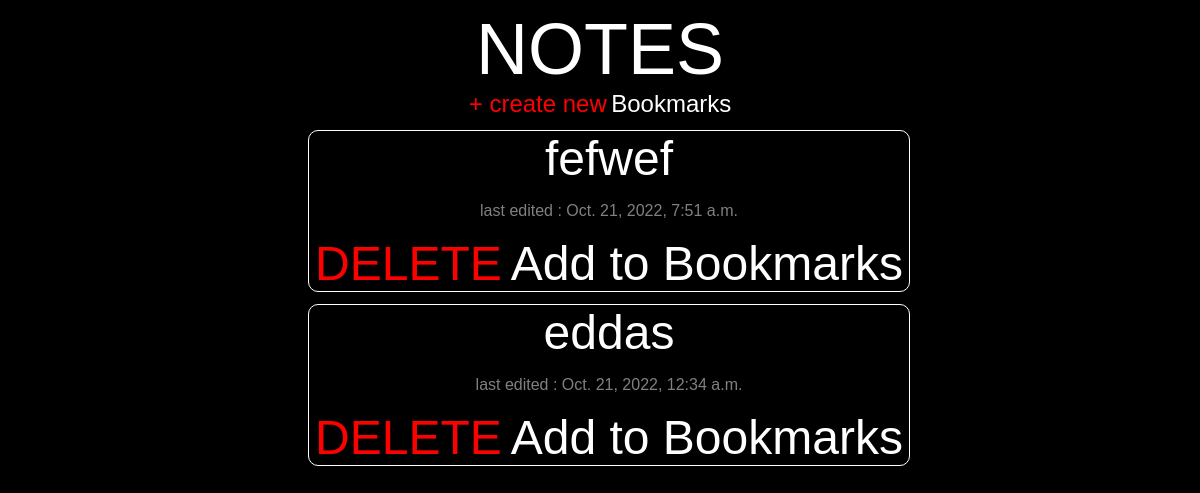
/, run on an earlier commit of the app's database.
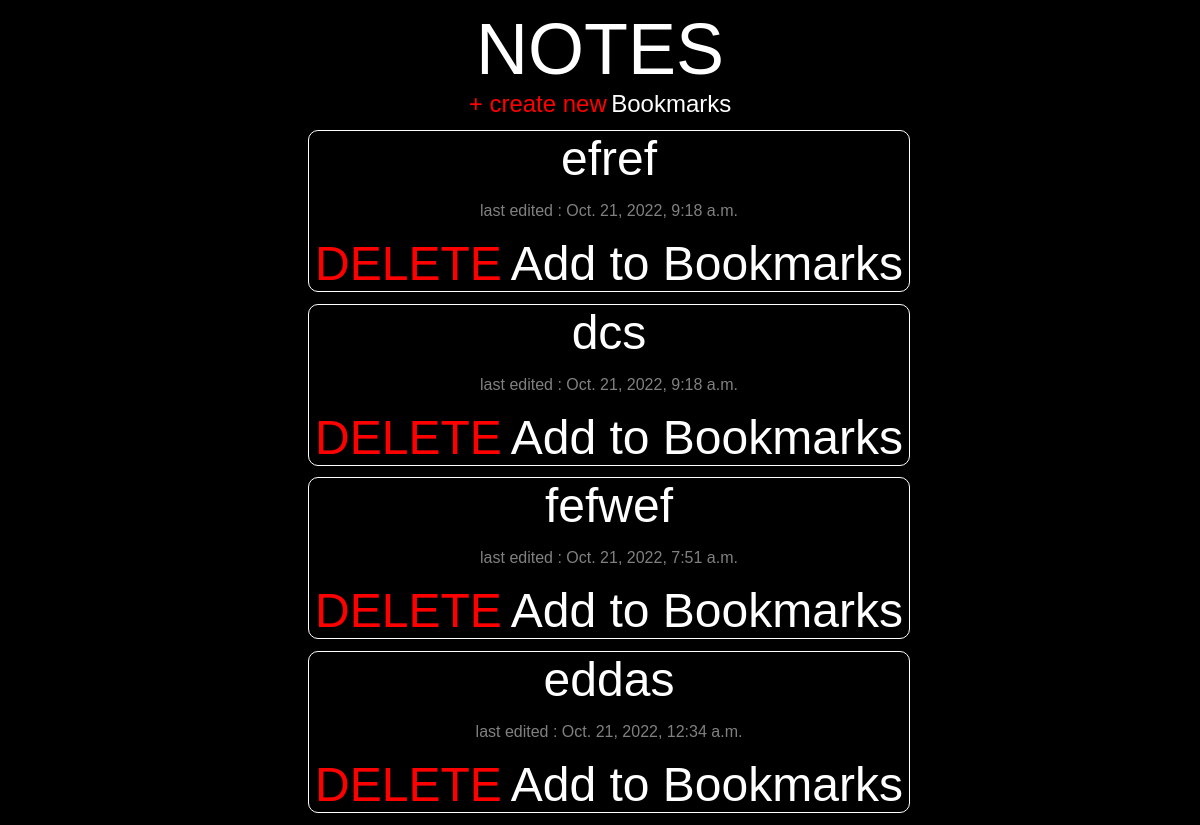
And on a later commit of the database.
### base/models.py (models this page shows, shortened)
class Notes(models.Model):
    title = models.CharField(max_length=20)
    description = models.TextField(blank=True, null=True)
    lastedit = models.DateTimeField(auto_now=True)
    picture = models.ImageField(upload_to="media", null=True, blank=True, default='media/body.png')
    bookmark = models.IntegerField(default=0)
    class Meta:
        ordering = ['-lastedit']

### base/views.py (the view)
# urls.py: path('', views.homepage, name='home'),
def homepage(request):
    notes = Notes.objects.all()
    dict = {'notes': notes}
    return render(request, 'base/homepage.html', dict)

### base/templates/base/homepage.html (shortened to what this page needs)
{% extends 'main.html' %}
{% block content %}
<div>
    <span><a href="{% url 'newnote' %}" class="link">+ create new</a></span>
    <span><a href="{% url 'viewbookmarks' %} " class="btn create book">Bookmarks</a></span>
    <div>
        {% for i in notes %}
        <div class="notesblock">
            <a href="{% url 'notes' i.id %}">{{i.title}}</a>
            <p>last edited : {{i.lastedit}}</p>
             <a href="{% url 'delete' i.id %}" class="link button">DELETE</a>
            {%if i.bookmark == 0 %}
            <a href="{% url 'addBookmark' i.id%}" class="'button">Add to Bookmarks</a>
            {%else%}
            <a href="{% url 'deleteBookmark' i.id%}" class="button">Added</a>
            {%endif%}
        </div>
        {% endfor %}
    </div>
</div>
{% endblock %}

### templates/main.html (shortened to what this page needs)
<!doctype html>
<html lang="en">
<head>
</head>
<body>
    <nav><a href="\">NOTES</a></nav>
    {% block content %}
    {% endblock %}
</body>
</html>

### base/templates/base/homepage.html (style rules this page uses)
.notesblock { width: 50vw; border: 1px solid white; margin: 1%; border-radius: 10px; margin-left: 25vw; font-size: 2em; }
.link { color: red; }
p { font-size:.5em; color:grey; }

### templates/main.html (style rules this page uses)
* { background-color: black; color: white; font-family: Arial, Helvetica, sans-serif; text-align: center; }
nav { text-align: center; font-size: 3em; }
a { font-size: 1.5em; text-decoration: none; }

What changed in the data, as far as the page shows it:
added Notes: title "efref", lastedit "Oct. 21, 2022, 9:18 a.m.", bookmark "Add to Bookmarks"
added Notes: title "dcs", lastedit "Oct. 21, 2022, 9:18 a.m.", bookmark "Add to Bookmarks"
